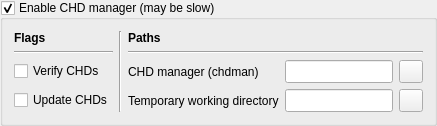
            <widget class="QGroupBox" name="groupBoxCHDManager">
             <property name="sizePolicy">
              <sizepolicy hsizetype="MinimumExpanding" vsizetype="Minimum">
               <horstretch>0</horstretch>
               <verstretch>0</verstretch>
              </sizepolicy>
             </property>
             <property name="title">
              <string>Enable CHD manager (may be slow)</string>
             </property>
             <property name="checkable">
              <bool>true</bool>
             </property>
             <layout class="QGridLayout" name="gridLayoutGroupChdManager">
              <item row="0" column="0">
               <layout class="QGridLayout" name="gridLayoutChdManager">
                <item row="2" column="0">
                 <widget class="QCheckBox" name="checkBoxVerifyCHDs">
                  <property name="toolTip">
                   <string>Verify CHDs through 'chdman verify'</string>
                  </property>
                  <property name="text">
                   <string>Verify CHDs</string>
                  </property>
                 </widget>
                </item>
                <item row="2" column="3">
                 <widget class="QLineEdit" name="lineEditCHDManagerExecutableFile">
                  <property name="sizePolicy">
                   <sizepolicy hsizetype="MinimumExpanding" vsizetype="Minimum">
                    <horstretch>0</horstretch>
                    <verstretch>0</verstretch>
                   </sizepolicy>
                  </property>
                  <property name="toolTip">
                   <string>CHD manager executable file (read and execute)</string>
                  </property>
                 </widget>
                </item>
                <item row="3" column="3">
                 <widget class="QLineEdit" name="lineEditTemporaryWorkingDirectory">
                  <property name="sizePolicy">
                   <sizepolicy hsizetype="MinimumExpanding" vsizetype="Minimum">
                    <horstretch>0</horstretch>
                    <verstretch>0</verstretch>
                   </sizepolicy>
                  </property>
                  <property name="toolTip">
                   <string>Temporary directory used by the CHD manager (make sure it has enough room to store the biggest CHDs)</string>
                  </property>
                 </widget>
                </item>
                <item row="3" column="4">
                 <widget class="QToolButton" name="toolButtonBrowseTemporaryWorkingDirectory">
                  <property name="sizePolicy">
                   <sizepolicy hsizetype="Fixed" vsizetype="Minimum">
                    <horstretch>0</horstretch>
                    <verstretch>0</verstretch>
                   </sizepolicy>
                  </property>
                  <property name="toolTip">
                   <string>Browse temporary directory used by the CHD manager</string>
                  </property>
                  <property name="icon">
                   <iconset resource="../qmc2.qrc">
                    <normaloff>:/data/img/fileopen.png</normaloff>:/data/img/fileopen.png</iconset>
                  </property>
                 </widget>
                </item>
                <item row="2" column="4">
                 <widget class="QToolButton" name="toolButtonBrowseCHDManagerExecutableFile">
                  <property name="sizePolicy">
                   <sizepolicy hsizetype="Fixed" vsizetype="Minimum">
                    <horstretch>0</horstretch>
                    <verstretch>0</verstretch>
                   </sizepolicy>
                  </property>
                  <property name="toolTip">
                   <string>Browse CHD manager executable file</string>
                  </property>
                  <property name="icon">
                   <iconset resource="../qmc2.qrc">
                    <normaloff>:/data/img/fileopen.png</normaloff>:/data/img/fileopen.png</iconset>
                  </property>
                 </widget>
                </item>
                <item row="0" column="0">
                 <widget class="QLabel" name="labelChdManagerFlags">
                  <property name="text">
                   <string>&lt;html&gt;&lt;head/&gt;&lt;body&gt;&lt;p&gt;&lt;span style=&quot; font-weight:600;&quot;&gt;Flags&lt;/span&gt;&lt;/p&gt;&lt;/body&gt;&lt;/html&gt;</string>
                  </property>
                 </widget>
                </item>
                <item row="3" column="2">
                 <widget class="QLabel" name="labelTemporaryWorkingDirectory">
                  <property name="text">
                   <string>Temporary working directory</string>
                  </property>
                 </widget>
                </item>
                <item row="2" column="2">
                 <widget class="QLabel" name="labelCHDManagerExecutableFile">
                  <property name="text">
                   <string>CHD manager (chdman)</string>
                  </property>
                 </widget>
                </item>
                <item row="3" column="0">
                 <widget class="QCheckBox" name="checkBoxUpdateCHDs">
                  <property name="toolTip">
                   <string>Try to update CHDs if their header indicates an older version ('chdman copy')</string>
                  </property>
                  <property name="text">
                   <string>Update CHDs</string>
                  </property>
                 </widget>
                </item>
                <item row="0" column="1" rowspan="4">
                 <widget class="Line" name="line_8">
                  <property name="orientation">
                   <enum>Qt::Vertical</enum>
                  </property>
                 </widget>
                </item>
                <item row="1" column="0">
                 <widget class="Line" name="line_9">
                  <property name="orientation">
                   <enum>Qt::Horizontal</enum>
                  </property>
                 </widget>
                </item>
                <item row="1" column="2" colspan="3">
                 <widget class="Line" name="line_10">
                  <property name="orientation">
                   <enum>Qt::Horizontal</enum>
                  </property>
                 </widget>
                </item>
                <item row="0" column="2" colspan="3">
                 <widget class="QLabel" name="labelChdManagerPaths">
                  <property name="text">
                   <string>&lt;html&gt;&lt;head/&gt;&lt;body&gt;&lt;p&gt;&lt;span style=&quot; font-weight:600;&quot;&gt;Paths&lt;/span&gt;&lt;/p&gt;&lt;/body&gt;&lt;/html&gt;</string>
                  </property>
                 </widget>
                </item>
               </layout>
              </item>
             </layout>
            </widget>
